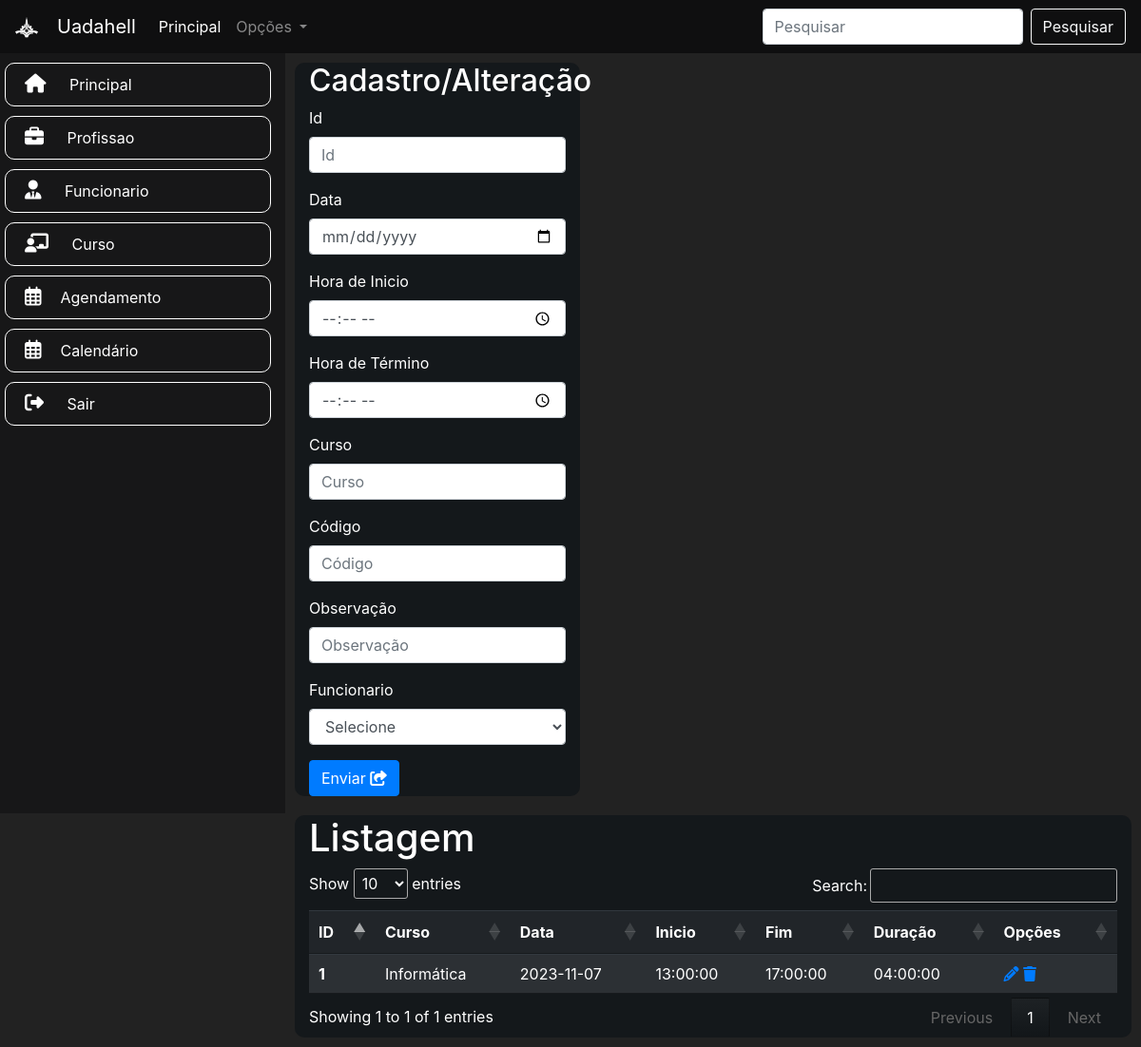
/agenda.php (signed in), run on the app's committed database.
### tables this page shows
CREATE TABLE agenda (
	id INT PRIMARY KEY NOT NULL AUTO_INCREMENT,
    data DATE,
    hora_inicio TIME,
    hora_fim TIME,
    horas TIME,
    curso VARCHAR(255),
    codigo VARCHAR(45),
    obs TEXT,
    funcionario INT
);

### agenda.php (the view, shortened to what this page needs)
<?php
include 'conexao.php';
$destino = "./agenda/inserir.php";
?>
<!DOCTYPE html>
<html lang="pt-br">
<head>
    <link rel="stylesheet" href="resources\style.css">
    <link rel="stylesheet" href="https://cdnjs.cloudflare.com/ajax/libs/animate.css/4.1.1/animate.min.css" />
    <link rel="stylesheet" href="https://cdnjs.cloudflare.com/ajax/libs/font-awesome/6.4.2/css/all.min.css"
 />
    <link rel="stylesheet" href="https://stackpath.bootstrapcdn.com/bootstrap/4.1.3/css/bootstrap.min.css"
>
    <link rel="stylesheet" href="https://cdn.datatables.net/1.13.6/css/jquery.dataTables.css">
</head>
<body style="background-color: #222222">
    <?php include('nav.php'); ?>
    <div class="container-fluid">
        <div class="row">
            <div class="col-md-3 menu animate__animated animate__fadeInLeft">
                <?php include 'menu.php'; ?>
            </div>
            <div class="col-md-9">
                <div class="row">
                    <div class="col-md-4 cartao">
                        <h2>Cadastro/Alteração</h2>
                        <form action="<?= $destino; ?>" method="POST">
                            <div class="form-group">
                                <label>Id</label>
                                <input name="id" value="<?php echo isset($agendas) ? $agendas['id'] : '' ?>" type="text"
                                    class="form-control" placeholder="Id">
                            </div>
                            <div class="form-group">
                                <label>Data</label>
                                <input name="data" value="<?php echo isset($agendas) ? $agendas['data'] : '' ?>"
                                    type="date" class="form-control">
                            </div>
                            <div class="row">
                                <div class="col">
                                    <div class="form-group">
                                        <label> Hora de Inicio </label>
                                        <input name="hora_inicio" type="time" value="<?php echo isset($agendas) ? $agendas['hora_inicio']: '' ?>" class="form-control" placeholder="Sua descrição">
                                    </div>
                                </div>
                                <div class="col">
                                    <div class="form-group">
                                        <label> Hora de Término </label>
                                        <input name="hora_fim" type="time" value="<?php echo isset($agendas) ? $agendas['hora_fim']: '' ?>" class="form-control" placeholder="Sua descrição">
                                    </div>
                                </div>
                            </div>
                            <div class="form-group">
                                <label>Curso</label>
                                <input name="curso" value="<?php echo isset($agendas) ? $agendas['curso'] : '' ?>"
                                    type="text" class="form-control" placeholder="Curso">
                            </div>
                            <div class="form-group">
                                <label>Código</label>
                                <input name="codigo" value="<?php echo isset($agendas) ? $agendas['codigo'] : '' ?>"
                                    type="text" class="form-control" placeholder="Código">
                            </div>
                            <div class="form-group">
                                <label>Observação</label>
                                <input name="obs" value="<?php echo isset($agendas) ? $agendas['obs'] : '' ?>"
                                    type="text" class="form-control" placeholder="Observação">
                            </div>
                            <div class="form-group">
                                <label>Funcionario</label>
                                <select class="form-control" name="funcionario">
                                    <option value="">Selecione</option>
                                </select>
                            </div>
                            <button type="submit" class="btn btn-primary">Enviar
                                <i class="fa-solid fa-share-from-square"></i>
                            </button>
                        </form>
                    </div>
                    <div class="col-md cartao">
                        <h1>Listagem</h1>
                        <table class="table table-striped table-dark" id="tabela">
                            <thead>
                                <tr>
                                    <th scope="col">ID</th>
                                    <th scope="col">Curso</th>
                                    <th scope="col">Data</th>
                                    <th scope="col">Inicio</th>
                                    <th scope="col">Fim</th>
                                    <th scope="col">Duração</th>
                                    <th scope="col">Opções</th>
                                </tr>
                            </thead>
                            <tbody>
                                <?php
                                $sql = "SELECT * FROM agenda";
                                $resultado = mysqli_query($conexao, $sql);
                                while ($coluna = mysqli_fetch_array($resultado)) {
                                    ?>
                                    <tr>
                                        <th scope="row">
                                            <?php echo $coluna['id']; ?>
                                        </th>
                                        <td>
                                            <?php echo $coluna['curso']; ?>
                                        </td>
                                        <td>
                                            <?php echo $coluna['data']; ?>
                                        </td>
                                        <td>
                                            <?php echo $coluna['hora_inicio']; ?>
                                        </td>
                                        <td>
                                            <?php echo $coluna['hora_fim']; ?>
                                        </td>
                                        <td>
                                            <?php echo $coluna['horas']; ?>
                                        </td>
                                        <td> <a href="agenda.php?alteracao=<?= $coluna['id'] ?>"> <i
                                                    class="fa-solid fa-pencil"></i> </a>
                                            <a href="<?php echo "./agenda/excluir.php?id=" . $coluna['id']; ?>"><i
                                                    class="fa-solid fa-trash"></i></a>
                                        </td>
                                    <?php } ?>
                                </tr>
                            </tbody>
                        </table>
                    </div>
                </div>
            </div>
        </div>
    </div>
</body>
</body>
</html>

### resources/style.css (style rules this page uses)
.menu { min-width: 250px; height: 100vh; background-color: #171718; color: white; list-style: none; }
.cartao { background-color: rgb(20, 24, 27); color: #ffff; margin: 10px; border-radius: 10px; }

### data on the page
agenda: id "1", curso "Informática", data "2023-11-07", hora_inicio "13:00:00", hora_fim "17:00:00", horas "04:00:00"
